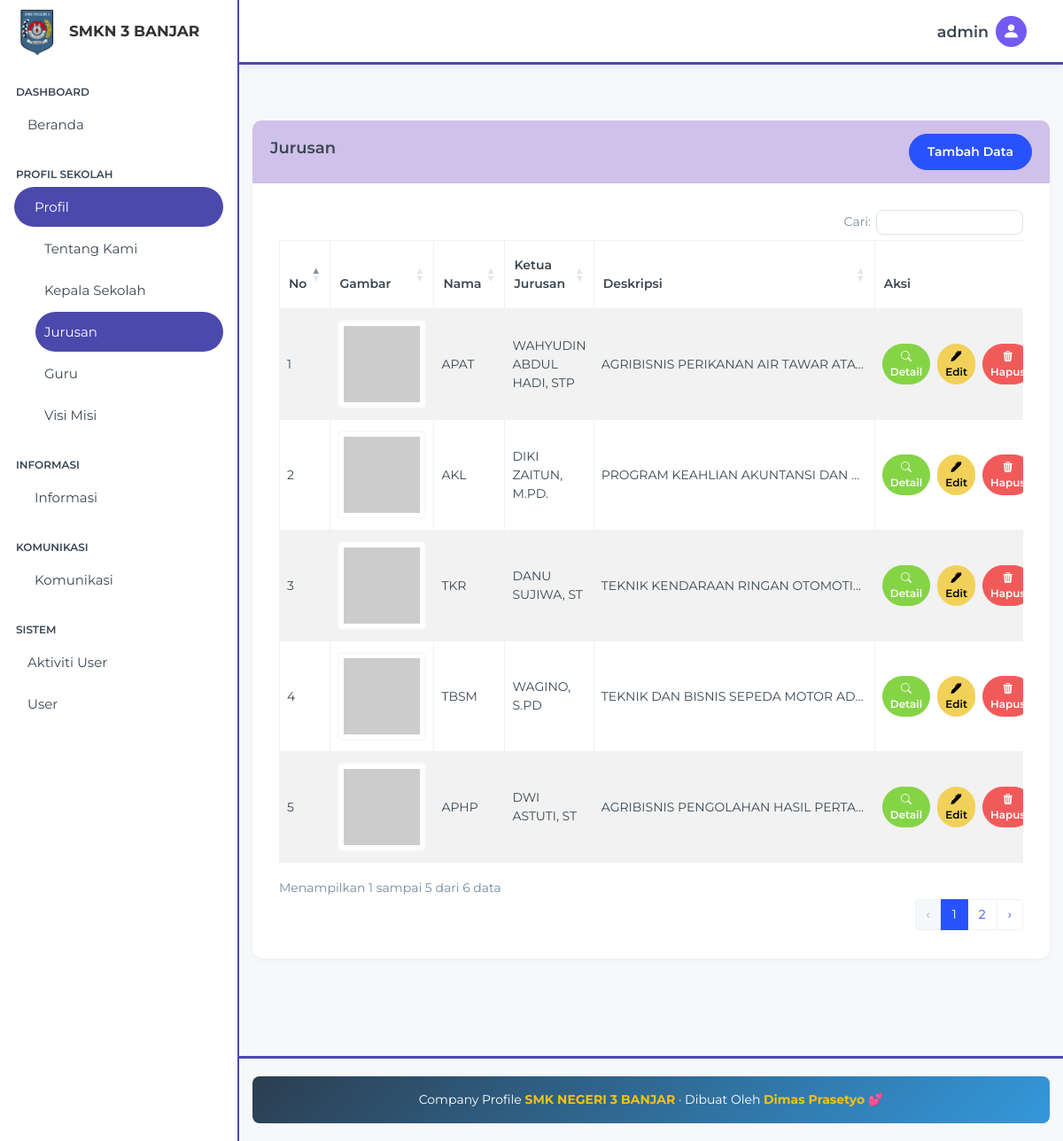
/beckend/pages/major/index.php (signed in), run on the app's committed database.
### tables this page shows
CREATE TABLE `majors` (
  `id` bigint NOT NULL,
  `majors_name` varchar(255) NOT NULL,
  `majors_image` text NOT NULL,
  `majors_description` text NOT NULL,
  `head` varchar(255) NOT NULL
);

### beckend/pages/major/index.php (the view, shortened to what this page needs)
<?php
$page = "jurusan";
include '../../app.php';
include '../../partials/header.php';
include '../../partials/sidebar.php';
include '../../partials/navbar.php';
$keyword = isset($_GET['keyword']) ? mysqli_real_escape_string($connect, $_GET['keyword']) : "";
if (!empty($keyword)) {
    $qmajor = "SELECT * FROM majors WHERE majors_name LIKE '%$keyword%' OR head LIKE '%$keyword%' OR majors_description LIKE '%$keyword%'";
} else {
    $qmajor = "SELECT * FROM majors ORDER BY id DESC";
}
$result = mysqli_query($connect, $qmajor) or die(mysqli_error($connect));
$num_rows = mysqli_num_rows($result);
?>
<link rel="stylesheet" href="https://cdn.datatables.net/1.13.7/css/dataTables.bootstrap5.min.css">
<link rel="stylesheet" href="https://cdn.datatables.net/buttons/2.4.2/css/buttons.bootstrap5.min.css">
<div class="content-wrapper">
    <section class="content">
        <div class="container-fluid">
            <div class="row">
                <div class="col-12 mt-5">
                    <div class="card card-purple mt-5">
                        <div class="card-header card-header-with-button">
                            <h3 class="card-title">Jurusan</h3>
                            <a href="./create.php" class="btn btn-primary">Tambah Data</a>
                        </div>
                        <div class="card-body table-container">
                            <div class="table-responsive">
                                <table id="jurusanTable" class="table table-bordered table-striped table-hover">
                                    <thead>
                                        <tr>
                                            <th width="50">No</th>
                                            <th width="120">Gambar</th>
                                            <th width="150">Nama</th>
                                            <th width="150">Ketua Jurusan</th>
                                            <th width="300">Deskripsi</th>
                                            <th width="200">Aksi</th>
                                        </tr>
                                    </thead>
                                    <tbody>
                                        <?php if ($num_rows > 0): ?>
                                            <?php $no = 1; while ($item = $result->fetch_object()): ?>
                                                <tr>
                                                    <td><?= $no ?></td>
                                                    <td class="text-center">
                                                        <img src="../../../storages/jurusan/<?= $item->majors_image ?>" alt="gambar <?= $item->majors_name ?>" onerror="this.src='https://via.placeholder.com/100x100?text=No+Image'">
                                                    </td>
                                                    <td class="text-uppercase"><?= $item->majors_name ?></td>
                                                    <td class="text-uppercase"><?= $item->head ?></td>
                                                    <td class="text-uppercase description-cell"><?= $item->majors_description ?></td>
                                                    <td>
                                                        <div class="d-flex gap-2">
                                                            <a href="./detaile.php?id=<?= $item->id ?>" class="btn btn-success btn-xs"><i class="bi bi-search"></i> Detail</a>
                                                            <a href="./edit.php?id=<?= $item->id ?>" class="btn btn-warning btn-xs"><i class="bi bi-pen-fill"></i> Edit</a>
                                                            <?php if ($_SESSION['role'] === 'admin'): ?>
                                                                <a href="../../action/major/destroy.php?id=<?= $item->id ?>" class="btn btn-danger btn-xs" onclick="return confirm('Apakah Anda Yakin?')"><i class="bi bi-trash3-fill"></i> Hapus</a>
                                                            <?php endif; ?>
                                                        </div>
                                                    </td>
                                                </tr>
                                            <?php $no++; endwhile; ?>
                                        <?php endif; ?>
                                    </tbody>
                                </table>
                            </div>
                        </div>
                    </div>
                </div>
            </div>
        </div>
    </section>
</div>
<?php
include '../../partials/footer.php';
include '../../partials/script.php';
?>

### beckend/partials/header.php (shortened to what this page needs)
<!doctype html>
<html lang="en">
<head>
    <link rel="stylesheet" href="https://cdn.jsdelivr.net/npm/bootstrap-icons@1.11.0/font/bootstrap-icons.css">
    <link rel="stylesheet" href="../../template-admin/src/assets/css/styles.min.css" />
</head>

### beckend/partials/sidebar.php (shortened to what this page needs)
<body>
    <div class="page-wrapper" id="main-wrapper" data-layout="vertical" data-navbarbg="skin6" data-sidebartype="full"
        data-sidebar-position="fixed" data-header-position="fixed">
        <aside class="left-sidebar">
            <div>
                <div class="brand-logo d-flex align-items-center justify-content-between">
                    <div class="d-flex align-items-center">
                        <img src="../../template-admin/src/assets/images/logos/logo,SMK.png"
                            alt="Logo SMKN 3 Banjar"
                            style="width: 50px; height: 55px; object-fit: contain; margin-right: 12px;">
                        <span style="font-size: 17px; font-weight: bold; color: #333; line-height: 1;">
                            SMKN 3 BANJAR
                        </span>
                    </div>
                </div>
                <nav class="sidebar-nav scroll-sidebar" data-simplebar="">
                    <ul id="sidebarnav">
                        <li class="nav-small-cap">
                            <span class="hide-menu">Dashboard</span>
                        </li>
                        <li class="sidebar-item">
                            <a class="sidebar-link" href="../dashboard/index.php">
                                <span class="hide-menu">Beranda</span>
                            </a>
                        </li>
                        <li class="nav-small-cap">
                            <span class="hide-menu">Profil Sekolah</span>
                        </li>
                        <li class="sidebar-item">
                            <a class="sidebar-link has-arrow d-flex align-items-center" data-bs-toggle="collapse" href="#menuProfil" role="button" aria-expanded="false" aria-controls="menuProfil">
                                <span class="hide-menu">Profil</span>
                                <i class="ms-auto ti ti-chevron-down toggle-icon"></i>
                            </a>
                            <ul class="collapse list-unstyled ms-4" id="menuProfil">
                                <?php if ($_SESSION['role'] === 'admin'): ?>
                                     <li><a class="sidebar-link <?= ($page == 'about') ? 'active' : '' ?>" href="../about/index.php">Tentang Kami</a></li>
                                    <li><a class="sidebar-link <?= ($page == 'kepalasekolah') ? 'active' : '' ?>" href="../headmaster/index.php">Kepala Sekolah</a></li>
                                <?php endif; ?>
                                <li><a class="sidebar-link <?= ($page == 'jurusan') ? 'active' : '' ?>" href="../major/index.php">Jurusan</a></li>
                                <li><a class="sidebar-link <?= ($page == 'guru') ? 'active' : '' ?>" href="../guru/index.php">Guru</a></li>
                                <?php if ($_SESSION['role'] === 'admin'): ?>
                                    <li><a class="sidebar-link <?= ($page == 'visimisi') ? 'active' : '' ?>" href="../visimisi/index.php">Visi Misi</a></li>
                                <?php endif; ?>
                            </ul>
                        </li>
                        <li class="nav-small-cap">
                            <span class="hide-menu">Informasi</span>
                        </li>
                        <li class="sidebar-item">
                            <a class="sidebar-link has-arrow d-flex align-items-center" data-bs-toggle="collapse" href="#menuInformasi" role="button" aria-expanded="false" aria-controls="menuInformasi">
                                <span class="hide-menu">Informasi</span>
                                <i class="ms-auto ti ti-chevron-down toggle-icon"></i>
                            </a>
                        </li>
                        <li class="nav-small-cap">
                            <span class="hide-menu">Komunikasi</span>
                        </li>
                        <li class="sidebar-item">
                            <a class="sidebar-link has-arrow d-flex align-items-center" data-bs-toggle="collapse" href="#menuKomunikasi" role="button" aria-expanded="false" aria-controls="menuKomunikasi">
                                <span class="hide-menu">Komunikasi</span>
                                <i class="ms-auto ti ti-chevron-down toggle-icon"></i>
                            </a>
                        </li>
                        <li class="nav-small-cap">
                            <span class="hide-menu">Sistem</span>
                        </li>
                        <li class="sidebar-item">
                            <a class="sidebar-link <?= ($page == 'aktivitasuser2') ? 'active' : '' ?>" href="../aktivitasuser2/index.php">
                                <span class="hide-menu">Aktiviti User</span>
                            </a>
                        </li>
                        <?php if ($_SESSION['role'] === 'admin'): ?>
                            <li class="sidebar-item">
                                <a class="sidebar-link <?= ($page == 'user') ? 'active' : '' ?>" href="../user2/index.php">
                                    <span class="hide-menu">User</span>
                                </a>
                            </li>
                        <?php endif; ?>
                    </ul>
                </nav>
            </div>
        </aside>

### beckend/partials/navbar.php (shortened to what this page needs)
<div class="body-wrapper">
    <header class="app-header">
        <nav class="navbar navbar-expand-lg navbar-light">
            <div class="navbar-collapse justify-content-end px-0" id="navbarNav">
                <ul class="navbar-nav flex-row ms-auto align-items-center justify-content-end">
                    <li class="nav-item dropdown">
                        <a class="nav-link nav-icon-hover d-flex align-items-center"
                            href="#" id="drop2" role="button"
                            data-bs-toggle="dropdown" aria-expanded="false">
                          <?php if(isset($_SESSION['role'])): ?>
                            <h5 class="text-dark mb-0 me-2"> <?= ($_SESSION['role']) ?></h5>
                          <?php endif; ?>
                            <div class="rounded-circle bg-info d-flex align-items-center justify-content-center"
                                style="width: 35px; height: 35px;">
                                <i class="bi bi-person-fill text-white"></i>
                            </div>
                        </a>
                    </li>
                </ul>
            </div>
        </nav>
    </header>

### beckend/partials/footer.php (shortened to what this page needs)
<footer class="footer">
    <div class="container-fluid">
        <div class="py-3 px-3 text-center" style="background: linear-gradient(135deg, #2c3e50 0%, #3498db 100%); color: white; border-radius: 8px;">
            <p class="mb-0">
                Company Profile <strong style="color: #f1c40f;">SMK NEGERI 3 BANJAR</strong> ·
                Dibuat Oleh <strong style="color: #f1c40f;">Dimas Prasetyo</strong> 💕
            </p>
        </div>
    </div>
</footer>

### beckend/partials/script.php (shortened to what this page needs)
</body>
</html>

### beckend/partials/header.php (style rules this page uses)
html, body { height: 100%; }
body { display: flex; flex-direction: column; }
.body-wrapper { flex: 1 0 auto; }
.footer { flex-shrink: 0; padding: 20px 0; margin-top: auto; border-top: 3px solid #4B49AC; }
.page-wrapper { min-height: 100vh; display: flex; flex-direction: column; }
.app-header { border-bottom: 3px solid #4B49AC; background-color: #ffffff; box-shadow: 0 2px 10px rgba(75, 73, 172, 0.1); }
.left-sidebar { border-right: 2px solid #4B49AC; }
.sidebar-item .sidebar-link.active { background-color: #4B49AC !important; color: white !important; }

### beckend/partials/sidebar.php (style rules this page uses)
.toggle-icon { transition: transform 0.3s ease; }

### beckend/pages/major/index.php (style rules this page uses)
.card-purple .card-header { background: #cfc1e9ff; color: white; border-radius: 10px 10px 0 0; padding: 15px 20px; }
.content-wrapper { padding-top: 40px; min-height: calc(100vh - 150px) !important; padding-bottom: 40px; }
.card-header-with-button { display: flex; justify-content: space-between; align-items: center; padding: 15px 20px; }
.table img { width: 100px; height: 100px; object-fit: contain; border-radius: 5px; border: 2px solid #f8f9fa; background: white; padding: 5px; }
.description-cell { max-width: 300px; white-space: nowrap; overflow: hidden; text-overflow: ellipsis; }
.table td { vertical-align: middle; padding: 12px 8px; }
.btn-success, .btn-warning, .btn-danger { padding: 4px 8px; font-size: 12px; }

### beckend/partials/footer.php (style rules this page uses)
.footer { position: relative; bottom: 0; width: 100%; margin-top: 40px; }

### data on the page
majors: majors_name "APAT", head "WAHYUDIN ABDUL HADI, STP", majors_description "AGRIBISNIS PERIKANAN AIR TAWAR ATA…"
majors: majors_name "AKL", head "DIKI ZAITUN, M.PD.", majors_description "PROGRAM KEAHLIAN AKUNTANSI DAN…"
majors: majors_name "TKR", head "DANU SUJIWA, ST", majors_description "TEKNIK KENDARAAN RINGAN OTOMOTI…"
majors: majors_name "TBSM", head "WAGINO, S.PD", majors_description "TEKNIK DAN BISNIS SEPEDA MOTOR AD…"
majors: majors_name "APHP", head "DWI ASTUTI, ST", majors_description "AGRIBISNIS PENGOLAHAN HASIL PERTA…"

### other printed values
$_SESSION['role'] "admin"
